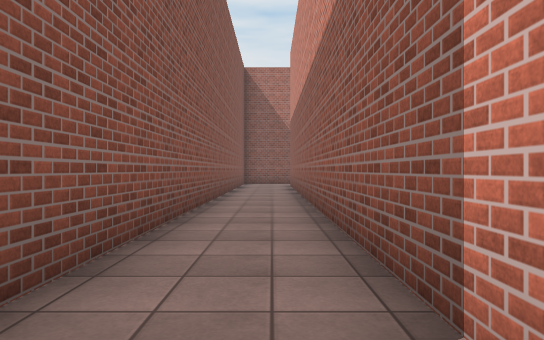
[1] (above)

24 first-person views from a walk through a Unity game level. The camera is 1.2 m above the floor, looks level and sees 75° across. The floor is counted in squares, 2 m on a side. Each view is taken from the middle of a square. On the plan, view 1 faces up. The plan holds only what a view shows up to about 10 squares ahead; the rest is blank. The place goes on beyond the plan. The player is left out. Surface patterns are stand-ins for the level's own textures.

[2]
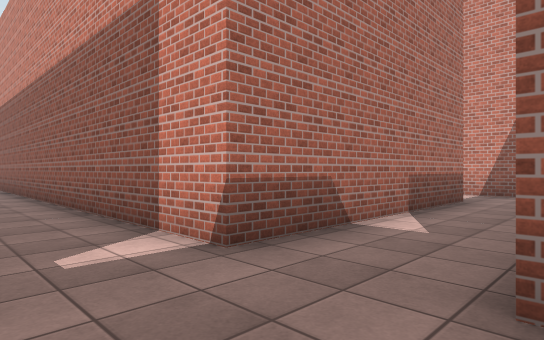

[3]
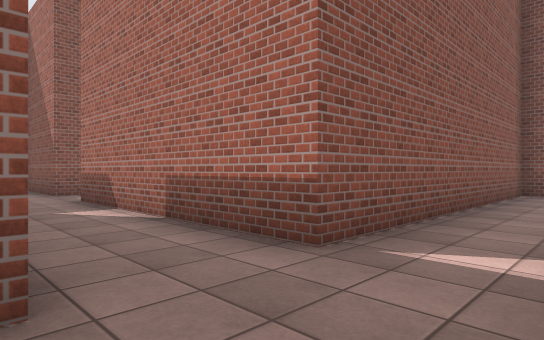

[4]
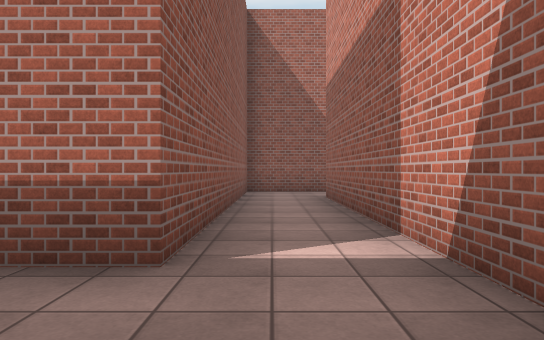

[5]
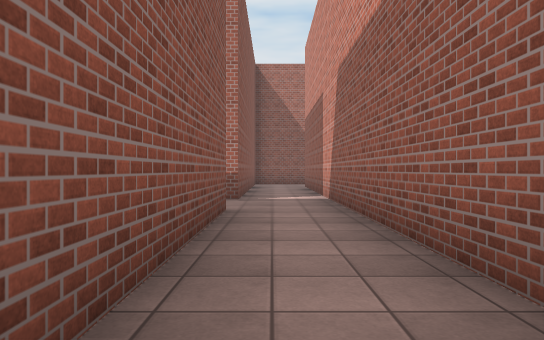

[6]
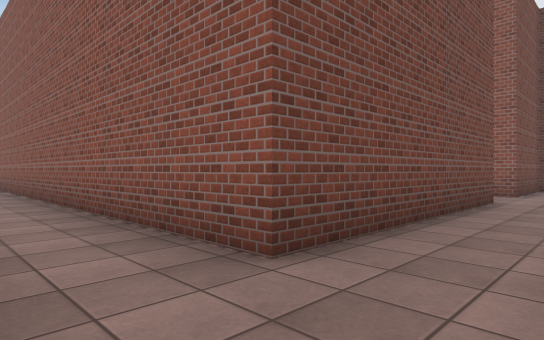

[7]
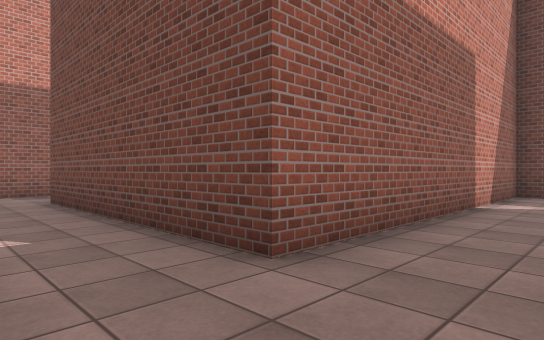

[8]
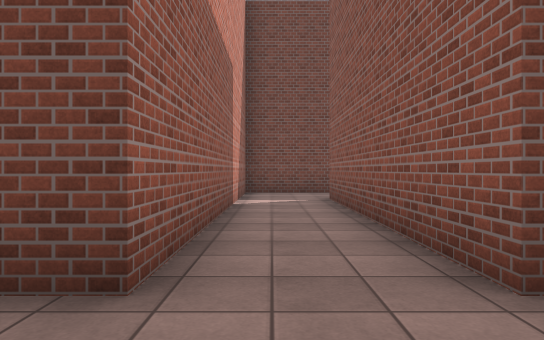

[9]
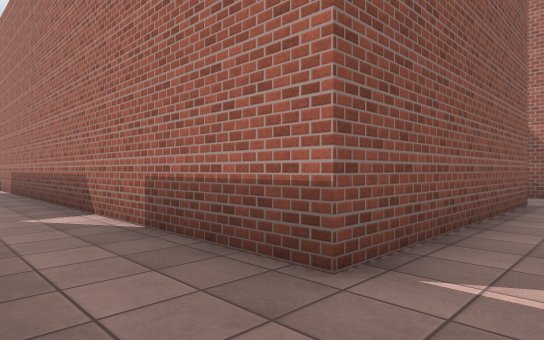

[10]
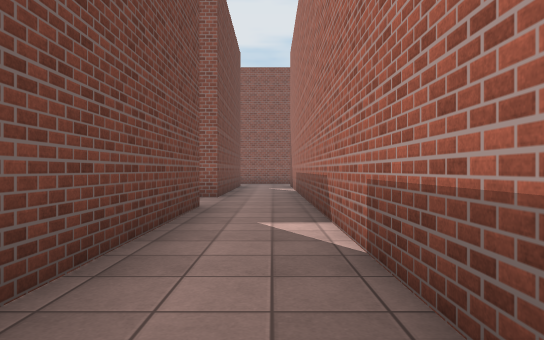

[11]
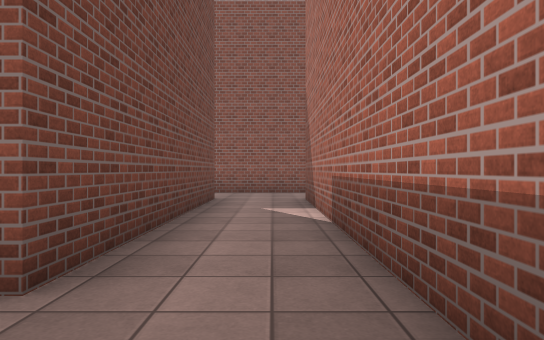

[12]
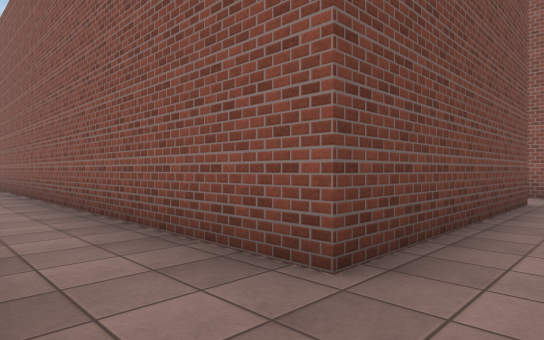

[13]
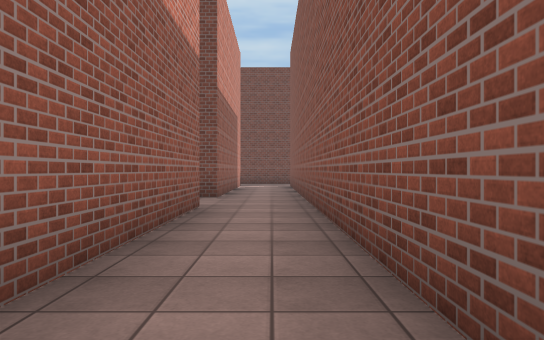

[14]
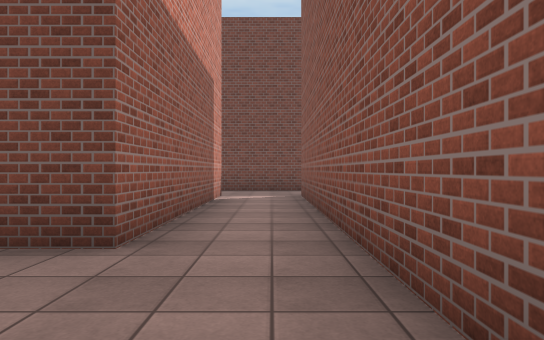

[15]
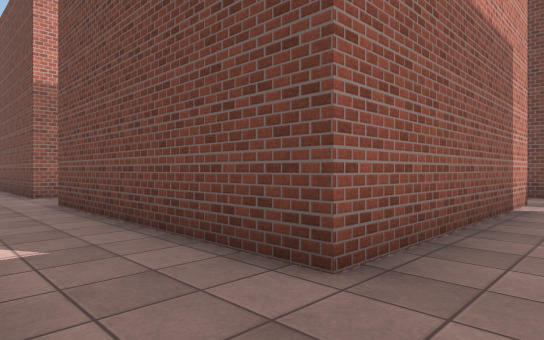

[16]
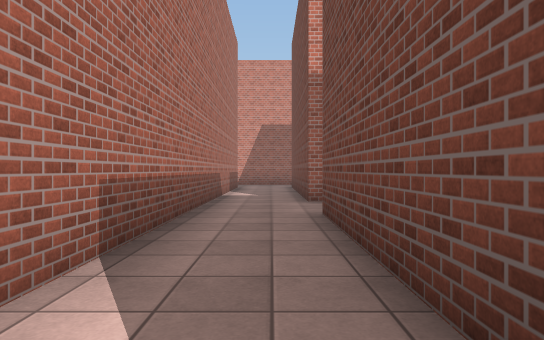

[17]
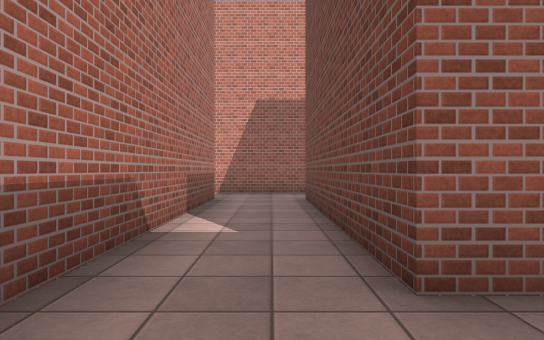

[18]
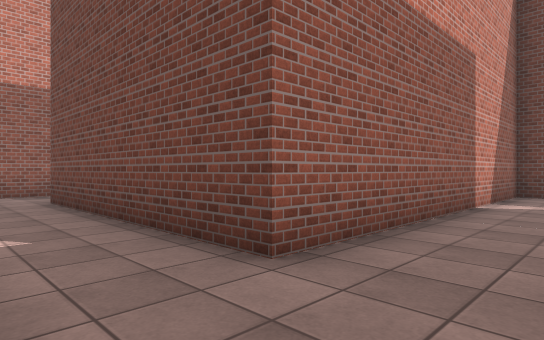

[19]
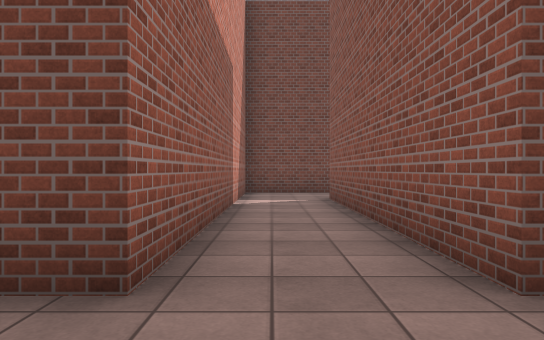

[20]
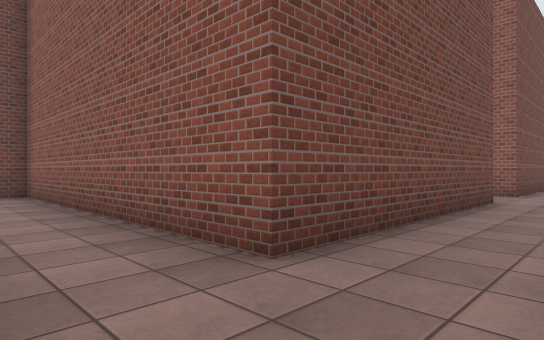

[21]
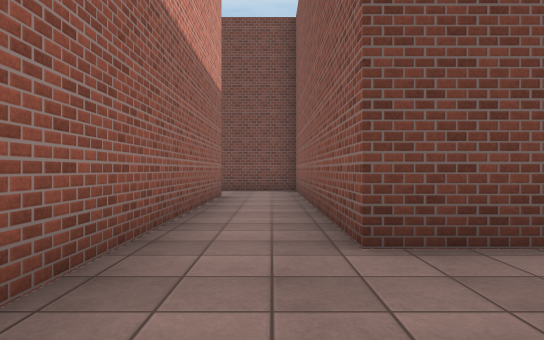

[22]
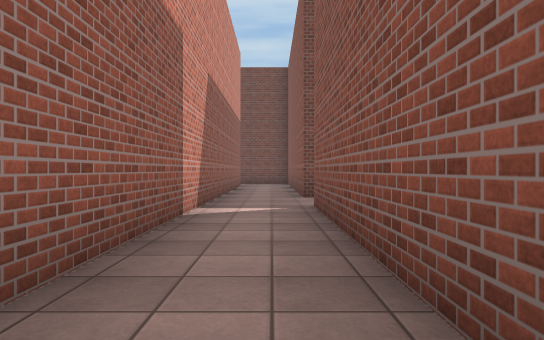

[23]
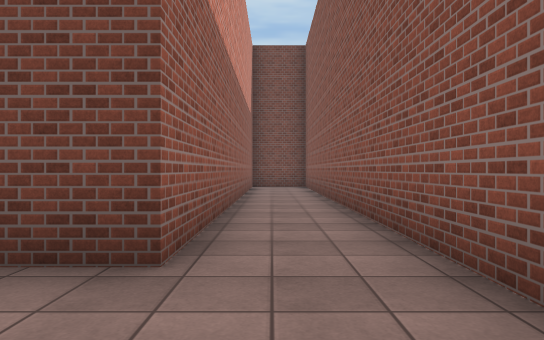

[24]
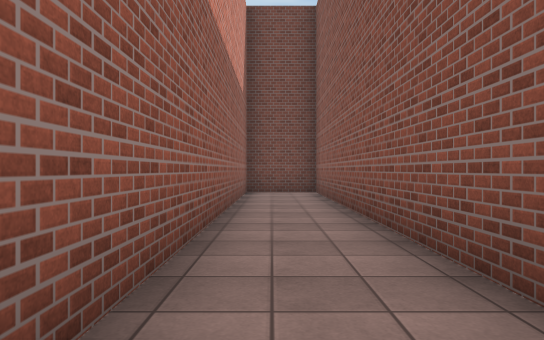

### Floor plan
Points are (right, up) in squares from view 1. A wall is a line through its corners. A room is listed if a view was taken in it or the views show most of it. See-through windows are left out.
Room 1 (views 1, 2, 3, 4, 5, 6, 7, 8, 9, 10, 11, 12, 13, 14, 15, 16, 17, 18, 19, 20, 21, 22, 23, 24)
walls: (-3.9, -1.7) (-1.2, -1.7) (-1.2, -7.3) (-14.2, -7.3); (-6.9, -9.2) (0.7, -9.2) (0.7, -1.7) (6.3, -1.7) (6.3, -14.8) (-4.5, -14.8); (-1.2, 9.9) (-1.2, 0.2) (-3.8, 0.2); (8.2, -5.5) (8.2, 5.9); (-6.8, -14.9) (-6.8, -10.5); (8.5, 7.7) (6.3, 7.7) (6.3, 0.2) (0.7, 0.2) (0.7, 10.5); (-16.2, -7.1) (-16.2, -19.5) (-14.3, -19.5) (-14.3, -9.2) (-8.7, -9.2) (-8.7, -22.1); (-6.8, -22.4) (-6.8, -16.7) (-1.2, -16.7) (-1.2, -22.2); (-1.5, -24.2) (0.7, -24.2) (0.7, -16.7) (6.3, -16.7) (6.3, -24.2) (6.9, -24.2); (8.2, -22.4) (8.2, -10.5)

Where each view was taken, in squares from view 1:
view 1: 0 up, 0 right, facing up
view 2: 2 down, 1 left, facing up-right
view 3: 2 down, 8 right, facing up-left
view 4: 2 down, 7 right, facing up
view 5: 7 down, 7 right, facing up
view 6: 0 up, 8 right, facing down-left
view 7: 0 up, 1 left, facing down-right
view 8: 0 up, 0 right, facing down
view 9: 9 down, 0 right, facing up-left
view 10: 8 down, 1 left, facing left
view 11: 8 down, 7 left, facing left
view 12: 8 down, 7 left, facing down-left
view 13: 9 down, 8 left, facing down
view 14: 14 down, 8 left, facing down
view 15: 15 down, 8 left, facing down-right
view 16: 16 down, 6 left, facing right
view 17: 16 down, 1 left, facing right
view 18: 15 down, 1 left, facing down-right
view 19: 15 down, 0 right, facing down
view 20: 15 down, 8 right, facing down-left
view 21: 14 down, 7 right, facing down
view 22: 9 down, 7 right, facing down
view 23: 7 down, 15 left, facing down
view 24: 10 down, 15 left, facing down
